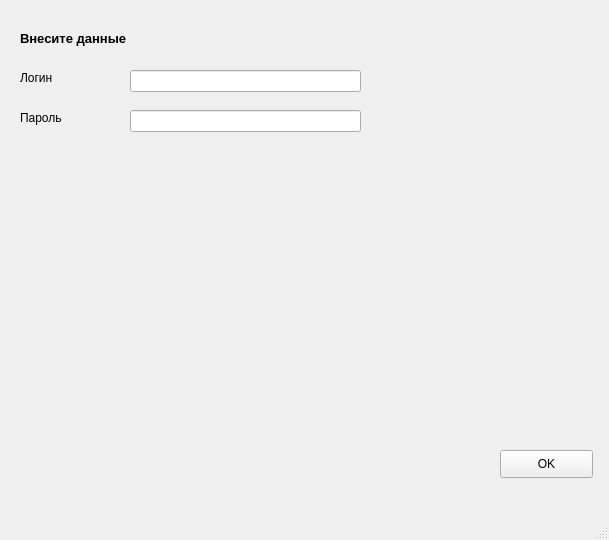
<?xml version="1.0" encoding="UTF-8"?>
<ui version="4.0">
 <class>MainWindow</class>
 <widget class="QMainWindow" name="MainWindow">
  <property name="geometry">
   <rect>
    <x>0</x>
    <y>0</y>
    <width>609</width>
    <height>540</height>
   </rect>
  </property>
  <property name="windowTitle">
   <string>авторизация</string>
  </property>
  <widget class="QWidget" name="centralwidget">
   <widget class="QLabel" name="label_10">
    <property name="geometry">
     <rect>
      <x>20</x>
      <y>70</y>
      <width>131</width>
      <height>16</height>
     </rect>
    </property>
    <property name="text">
     <string>Логин</string>
    </property>
   </widget>
   <widget class="QLabel" name="label_11">
    <property name="geometry">
     <rect>
      <x>20</x>
      <y>110</y>
      <width>131</width>
      <height>16</height>
     </rect>
    </property>
    <property name="text">
     <string>Пароль</string>
    </property>
   </widget>
   <widget class="QLabel" name="label_12">
    <property name="geometry">
     <rect>
      <x>20</x>
      <y>30</y>
      <width>281</width>
      <height>16</height>
     </rect>
    </property>
    <property name="font">
     <font>
      <pointsize>10</pointsize>
      <weight>75</weight>
      <bold>true</bold>
     </font>
    </property>
    <property name="text">
     <string>Внесите данные</string>
    </property>
   </widget>
   <widget class="QLineEdit" name="lineEdit_4">
    <property name="geometry">
     <rect>
      <x>130</x>
      <y>70</y>
      <width>231</width>
      <height>22</height>
     </rect>
    </property>
   </widget>
   <widget class="QLineEdit" name="lineEdit_5">
    <property name="geometry">
     <rect>
      <x>130</x>
      <y>110</y>
      <width>231</width>
      <height>22</height>
     </rect>
    </property>
   </widget>
   <widget class="QPushButton" name="pushButton">
    <property name="geometry">
     <rect>
      <x>500</x>
      <y>450</y>
      <width>93</width>
      <height>28</height>
     </rect>
    </property>
    <property name="text">
     <string>OK</string>
    </property>
   </widget>
  </widget>
  <widget class="QMenuBar" name="menubar">
   <property name="geometry">
    <rect>
     <x>0</x>
     <y>0</y>
     <width>609</width>
     <height>26</height>
    </rect>
   </property>
  </widget>
  <widget class="QStatusBar" name="statusbar"/>
 </widget>
 <resources/>
 <connections/>
</ui>
